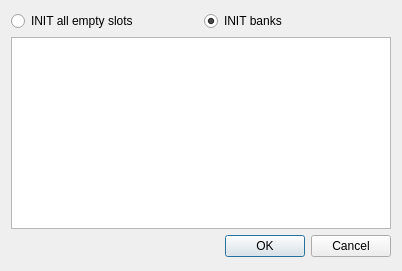
<?xml version="1.0" encoding="UTF-8"?>
<ui version="4.0">
 <class>Dialog</class>
 <widget class="QDialog" name="Dialog">
  <property name="geometry">
   <rect>
    <x>0</x>
    <y>0</y>
    <width>402</width>
    <height>271</height>
   </rect>
  </property>
  <property name="windowTitle">
   <string>INIT empty slots</string>
  </property>
  <layout class="QGridLayout" name="gridLayout">
   <item row="0" column="0">
    <widget class="QRadioButton" name="initAllRadio">
     <property name="text">
      <string>INIT all empty slots</string>
     </property>
     <attribute name="buttonGroup">
      <string notr="true">initButtonGroup</string>
     </attribute>
    </widget>
   </item>
   <item row="0" column="1">
    <widget class="QRadioButton" name="initSelectRadio">
     <property name="text">
      <string>INIT banks</string>
     </property>
     <property name="checked">
      <bool>true</bool>
     </property>
     <attribute name="buttonGroup">
      <string notr="true">initButtonGroup</string>
     </attribute>
    </widget>
   </item>
   <item row="1" column="0" colspan="2">
    <widget class="QTableView" name="initBankList">
     <property name="sizePolicy">
      <sizepolicy hsizetype="Expanding" vsizetype="Fixed">
       <horstretch>0</horstretch>
       <verstretch>0</verstretch>
      </sizepolicy>
     </property>
     <property name="verticalScrollBarPolicy">
      <enum>Qt::ScrollBarAlwaysOff</enum>
     </property>
     <property name="horizontalScrollBarPolicy">
      <enum>Qt::ScrollBarAlwaysOff</enum>
     </property>
     <property name="editTriggers">
      <set>QAbstractItemView::NoEditTriggers</set>
     </property>
     <property name="wordWrap">
      <bool>false</bool>
     </property>
     <attribute name="horizontalHeaderVisible">
      <bool>false</bool>
     </attribute>
     <attribute name="verticalHeaderVisible">
      <bool>false</bool>
     </attribute>
    </widget>
   </item>
   <item row="2" column="0" colspan="2">
    <widget class="QDialogButtonBox" name="buttonBox">
     <property name="orientation">
      <enum>Qt::Horizontal</enum>
     </property>
     <property name="standardButtons">
      <set>QDialogButtonBox::Cancel|QDialogButtonBox::Ok</set>
     </property>
    </widget>
   </item>
  </layout>
 </widget>
 <resources/>
 <connections>
  <connection>
   <sender>buttonBox</sender>
   <signal>accepted()</signal>
   <receiver>Dialog</receiver>
   <slot>accept()</slot>
   <hints>
    <hint type="sourcelabel">
     <x>248</x>
     <y>254</y>
    </hint>
    <hint type="destinationlabel">
     <x>157</x>
     <y>274</y>
    </hint>
   </hints>
  </connection>
  <connection>
   <sender>buttonBox</sender>
   <signal>rejected()</signal>
   <receiver>Dialog</receiver>
   <slot>reject()</slot>
   <hints>
    <hint type="sourcelabel">
     <x>316</x>
     <y>260</y>
    </hint>
    <hint type="destinationlabel">
     <x>286</x>
     <y>274</y>
    </hint>
   </hints>
  </connection>
 </connections>
 <buttongroups>
  <buttongroup name="initButtonGroup"/>
 </buttongroups>
</ui>
